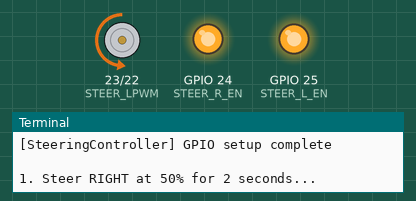
This program was run on a simulated Raspberry Pi (BCM pin numbers). Shown: motor-driver pin pairs drawn as motors (green arrow = first pin HIGH = forward, orange = second pin HIGH = backward, longer = more drive), output pins drawn as LEDs (lit = HIGH), the last lines printed to the terminal. At 5.0 s the program stops and its outputs stay as they are.

Above: at 0.1 s.
At 2.1 s:
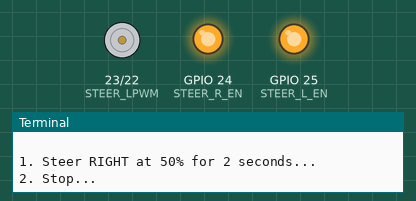
At 3.1 s:
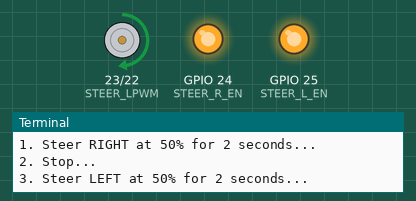
At 5.1 s:
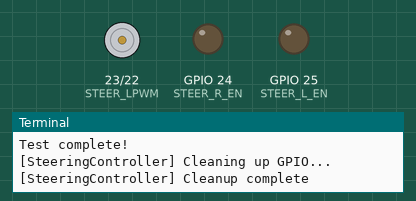
Timing chart, 0 to 6.5 s (numbered marks = the images above):
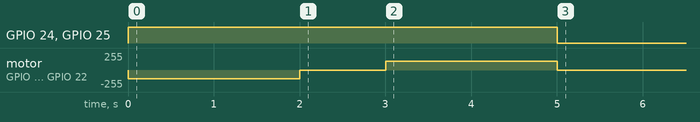

The program:

steering_controller.py
```python
#!/usr/bin/env python3
"""
Steering Controller for IBT_2 Motor Driver
Handles steering direction control via PWM
"""

import RPi.GPIO as GPIO
import time
import config


class SteeringController:
    """
    Controls IBT_2 steering motor driver via GPIO pins with PWM
    """

    def __init__(self):
        self.pwm_right = None
        self.pwm_left = None
        self.is_setup = False
        self.current_direction = None
        self.current_speed = 0

    def setup(self):
        """Initialize GPIO pins and PWM channels"""
        if self.is_setup:
            return

        GPIO.setmode(GPIO.BCM)
        GPIO.setwarnings(False)

        GPIO.setup(config.STEER_RPWM, GPIO.OUT)
        GPIO.setup(config.STEER_LPWM, GPIO.OUT)
        GPIO.setup(config.STEER_R_EN, GPIO.OUT)
        GPIO.setup(config.STEER_L_EN, GPIO.OUT)

        GPIO.output(config.STEER_R_EN, GPIO.HIGH)
        GPIO.output(config.STEER_L_EN, GPIO.HIGH)

        self.pwm_right = GPIO.PWM(config.STEER_RPWM, config.PWM_FREQUENCY)
        self.pwm_left = GPIO.PWM(config.STEER_LPWM, config.PWM_FREQUENCY)

        self.pwm_right.start(0)
        self.pwm_left.start(0)

        self.is_setup = True
        print("[SteeringController] GPIO setup complete")

    def set_direction(self, direction, speed_percent=None):
        """
        Set steering direction

        Args:
            direction (str): 'LEFT', 'RIGHT', or 'STEER_STOP'
            speed_percent (int): Speed 0-100% (default: config.STEER_SPEED)
        """
        if not self.is_setup:
            raise RuntimeError("Steering controller not setup. Call setup() first.")

        if speed_percent is None:
            speed_percent = config.STEER_SPEED

        speed_percent = max(0, min(100, speed_percent))

        self.current_direction = direction
        self.current_speed = speed_percent

        if direction == config.CMD_RIGHT:
            self.pwm_left.ChangeDutyCycle(0)
            self.pwm_right.ChangeDutyCycle(speed_percent)
        elif direction == config.CMD_LEFT:
            self.pwm_right.ChangeDutyCycle(0)
            self.pwm_left.ChangeDutyCycle(speed_percent)
        else:
            self._stop()

    def _stop(self):
        """Stop steering motor"""
        if self.pwm_right and self.pwm_left:
            self.pwm_right.ChangeDutyCycle(0)
            self.pwm_left.ChangeDutyCycle(0)
        self.current_direction = config.CMD_STEER_STOP
        self.current_speed = 0

    def stop(self):
        """Public stop method"""
        self._stop()

    def emergency_stop(self):
        """Emergency stop - disable driver"""
        print("[SteeringController] EMERGENCY STOP!")
        if self.pwm_right and self.pwm_left:
            self.pwm_right.ChangeDutyCycle(0)
            self.pwm_left.ChangeDutyCycle(0)
        GPIO.output(config.STEER_R_EN, GPIO.LOW)
        GPIO.output(config.STEER_L_EN, GPIO.LOW)
        self.current_direction = config.CMD_EMERGENCY
        self.current_speed = 0

    def get_status(self):
        """Get current steering status"""
        return {
            'steering_direction': self.current_direction,
            'steering_speed': self.current_speed
        }

    def cleanup(self):
        """Clean up GPIO resources"""
        if not self.is_setup:
            return

        print("[SteeringController] Cleaning up GPIO...")
        self._stop()

        if self.pwm_right:
            self.pwm_right.stop()
        if self.pwm_left:
            self.pwm_left.stop()

        GPIO.output(config.STEER_R_EN, GPIO.LOW)
        GPIO.output(config.STEER_L_EN, GPIO.LOW)

        self.is_setup = False
        print("[SteeringController] Cleanup complete")


if __name__ == "__main__":
    print("Testing Steering Controller...")

    sc = SteeringController()
    sc.setup()

    try:
        print("\n1. Steer RIGHT at 50% for 2 seconds...")
        sc.set_direction(config.CMD_RIGHT, 50)
        time.sleep(2)

        print("2. Stop...")
        sc.stop()
        time.sleep(1)

        print("3. Steer LEFT at 50% for 2 seconds...")
        sc.set_direction(config.CMD_LEFT, 50)
        time.sleep(2)

        print("4. Stop...")
        sc.stop()

        print("\nTest complete!")

    except KeyboardInterrupt:
        print("\nTest interrupted")
    finally:
        sc.cleanup()
```

config.py
```python
#!/usr/bin/env python3
"""
Configuration file for Laptop-Controlled Vehicle System
All configurable parameters in one place
"""

# ==============================================================================
# GPIO Pin Configuration (IBT_2 Drive Motor Driver)
# ==============================================================================
MOTOR_RPWM = 4       # GPIO 4 (Physical pin 7) - Forward PWM
MOTOR_LPWM = 17      # GPIO 17 (Physical pin 11) - Backward PWM
MOTOR_R_EN = 18      # GPIO 18 (Physical pin 12) - Right Enable
MOTOR_L_EN = 27      # GPIO 27 (Physical pin 13) - Left Enable
PWM_FREQUENCY = 1000 # Hz

# ==============================================================================
# GPIO Pin Configuration (IBT_2 Steering Motor Driver)
# ==============================================================================
STEER_RPWM = 22      # GPIO 22 (Physical pin 15) - Steer Right PWM
STEER_LPWM = 23      # GPIO 23 (Physical pin 16) - Steer Left PWM
STEER_R_EN = 24      # GPIO 24 (Physical pin 18) - Right Enable
STEER_L_EN = 25      # GPIO 25 (Physical pin 22) - Left Enable
STEER_SPEED = 70     # Default steering speed percentage

# ==============================================================================
# Serial Configuration (Arduino Communication)
# ==============================================================================
import glob as _glob
def _find_arduino():
    """Auto-detect Arduino serial port"""
    for pattern in ['/dev/ttyUSB*', '/dev/ttyACM*']:
        ports = _glob.glob(pattern)
        if ports:
            return sorted(ports)[0]
    return '/dev/ttyUSB0'

SERIAL_PORT = _find_arduino()  # Auto-detect Arduino serial port
SERIAL_BAUD = 9600            # Baud (matches all_6_sensors.ino test sketch)
                              # Change to 115200 if you upload sensor_production.ino (JSON)
SERIAL_TIMEOUT = 0.05         # Timeout in seconds (50ms for fast response)

# ==============================================================================
# Network Configuration (Laptop Communication)
# ==============================================================================
SERVER_HOST = '0.0.0.0'  # Listen on all network interfaces
SERVER_PORT = 5555       # TCP port for laptop connection

# ==============================================================================
# Distance Thresholds (centimeters)
# ==============================================================================
DISTANCE_SAFE = 300            # >= 300cm: Full speed (100%)
DISTANCE_WARNING = 200         # 200-299cm: Reduced speed (60%)
DISTANCE_CRITICAL = 100        # 100-199cm: Very slow (30%)
DISTANCE_EMERGENCY_FRONT = 50  # < 50cm (front): STOP (0%)
DISTANCE_EMERGENCY_BACK = 80   # < 80cm (back): STOP (0%)

# ==============================================================================
# Speed Settings (percentage 0-100)
# ==============================================================================
SPEED_FULL = 100         # Full speed (no obstacles)
SPEED_MODERATE = 60      # Moderate speed (warning level)
SPEED_SLOW = 30          # Slow speed (critical level)
SPEED_STOP = 0           # Stopped

# ==============================================================================
# Control Loop Timing
# ==============================================================================
CONTROL_LOOP_HZ = 20     # Main control loop frequency (Hz) - Optimal balance: fast response, stable
STATUS_UPDATE_HZ = 10    # Status update frequency (Hz)
CONTROL_LOOP_INTERVAL = 1.0 / CONTROL_LOOP_HZ  # Loop interval in seconds

# ==============================================================================
# Safety Settings
# ==============================================================================
WATCHDOG_TIMEOUT = 2.0   # Seconds - stop motor if no command received
CONNECTION_TIMEOUT = 5.0 # Seconds - reconnect attempt interval
MAX_SENSOR_DISTANCE = 400.0  # Maximum valid sensor reading (cm)
MIN_SENSOR_DISTANCE = 2.0    # Minimum valid sensor reading (cm)

# ==============================================================================
# Sensor Configuration
# ==============================================================================
# All sensors connected to Arduino (6 sensors total):
#   FL = Front Left
#   FR = Front Right
#   FW = Front Waterproof (center)
#   BC = Back Center
#   LS = Left Side
#   RS = Right Side

# Sensors by position
FRONT_SENSORS = ['FL', 'FR', 'FW']          # 3 front sensors
BACK_SENSORS = ['BC']                        # 1 back sensor
SIDE_SENSORS = ['LS', 'RS']                  # 2 side sensors

ALL_SENSORS = ['FL', 'FR', 'FW', 'BC', 'LS', 'RS']  # All 6 sensors from Arduino

# ==============================================================================
# Alert Levels
# ==============================================================================
ALERT_CLEAR = 'CLEAR'        # No obstacles (>= 300cm)
ALERT_WARNING = 'WARNING'    # Obstacle detected (100-299cm)
ALERT_CRITICAL = 'CRITICAL'  # Very close obstacle (30-99cm)
ALERT_EMERGENCY = 'EMERGENCY'  # Immediate danger (< 30cm)

# ==============================================================================
# Command Types
# ==============================================================================
CMD_FORWARD = 'FORWARD'
CMD_BACKWARD = 'BACKWARD'
CMD_LEFT = 'LEFT'
CMD_RIGHT = 'RIGHT'
CMD_STEER_STOP = 'STEER_STOP'
CMD_STOP = 'STOP'
CMD_EMERGENCY = 'EMERGENCY'
CMD_STATUS = 'STATUS'

CMD_AUTONOMOUS = 'AUTONOMOUS'

VALID_COMMANDS = [CMD_FORWARD, CMD_BACKWARD, CMD_LEFT, CMD_RIGHT, CMD_STEER_STOP, CMD_STOP, CMD_EMERGENCY, CMD_STATUS, CMD_AUTONOMOUS]

# ==============================================================================
# Autonomous Mode Settings
# ==============================================================================
AUTO_CRUISE_SPEED = 50           # Normal cruising speed (%)
AUTO_SLOW_SPEED = 30             # Reduced speed when obstacle detected (%)
AUTO_REVERSE_SPEED = 40          # Reverse speed (%)
AUTO_STEER_SPEED = 70            # Steering speed during avoidance (%)

# Distance thresholds for autonomous decisions (cm)
AUTO_DISTANCE_CRUISE = 200       # >= 200cm: cruise at full auto speed
AUTO_DISTANCE_SLOW = 100         # 100-200cm: slow down and prepare to avoid
AUTO_DISTANCE_AVOID = 70         # < 70cm: start avoidance maneuver (turn)
AUTO_DISTANCE_EMERGENCY = 40     # < 40cm: emergency stop (sudden obstacle)
AUTO_DISTANCE_REAR_SAFE = 80     # > 80cm behind: safe to reverse
AUTO_DISTANCE_SIDE_MIN = 50      # Minimum side clearance to turn that direction

# Timing for autonomous maneuvers (seconds)
AUTO_REVERSE_TIME = 1.5          # How long to reverse after emergency stop
AUTO_TURN_TIME = 1.5             # How long to turn after reversing
AUTO_WAIT_TIMEOUT = 10.0         # Max seconds to wait before retrying

# Autonomous states
AUTO_STATE_CRUISING = 'CRUISING'
AUTO_STATE_SLOWING = 'SLOWING'
AUTO_STATE_AVOIDING = 'AVOIDING'
AUTO_STATE_EMERGENCY = 'EMERGENCY_STOP'
AUTO_STATE_REVERSING = 'REVERSING'
AUTO_STATE_TURNING = 'TURNING'
AUTO_STATE_WAITING = 'WAITING'
```

Measured:
- by itself, GPIO 24 (STEER_R_EN), GPIO 25 (STEER_L_EN): LOW → HIGH at 0.00 s, → LOW 5.0 s later
- by itself, motor on GPIO 23 (STEER_LPWM) / GPIO 22 (STEER_RPWM): stopped → backward 128/255 at 0.00 s, → stopped 2.0 s later, → forward 128/255 1.0 s later, → stopped 2.0 s later
